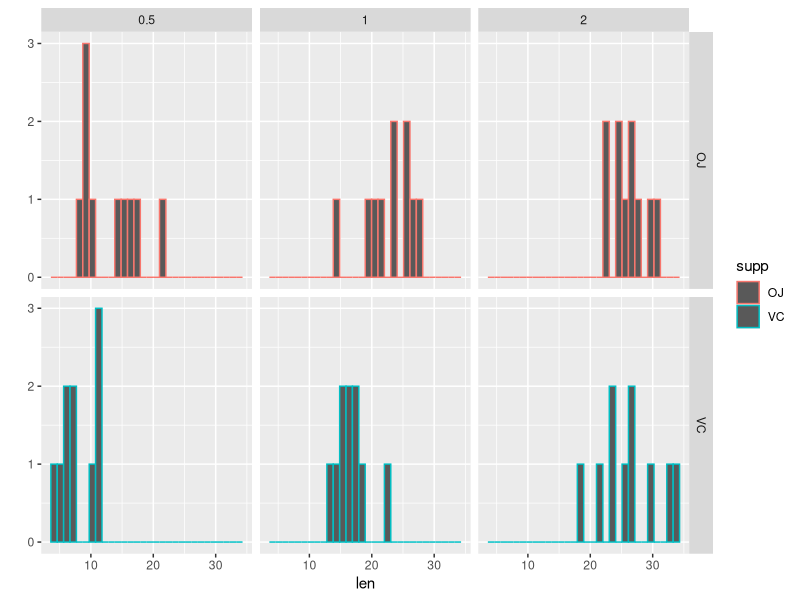

Write the R code that produced this figure. (Note: this script raises an error after producing the figure.)
## ---- chunk 1
#load data
library(datasets)
library(ggplot2)
data("ToothGrowth")
df <- ToothGrowth

#lets look at the data
str(df)
head(df)

#do some quick plots
qplot(data = df, x = len, facets = supp ~ dose, color = supp)
## ---- chunk 2
#perform unpaired t.test in R
tResults <- t.test(len ~ supp, data = df, paired = FALSE)

## ---- chunk 3
#generate child datasets for VC
dose.0.5 <- df[df$dose == 0.5 & df$supp == "VC"]
dose.1.0 <- df[df$dose == 1 & df$supp == "VC"]
dose.2.0 <- df[df$dose == 2 & df$supp == "VC"]

#generate child datasets for OJ
dose.0.5 <- df[df$dose == 0.5 & df$supp == "OJ"]
dose.1.0 <- df[df$dose == 1 & df$supp == "OJ"]
dose.2.0 <- df[df$dose == 2 & df$supp == "OJ"]

#t.test between 0.5 and 1.0
ttest_0.5 <- t.test(dose.0.5$len, dose.1.0$len, paired = TRUE)
ttest_1.0 <- t.test(dose.1.0$len, dose.2.0$len, paired = TRUE)
ttest_1.5 <- t.test(dose.0.5$len, dose.2.0$len, paired = TRUE)
